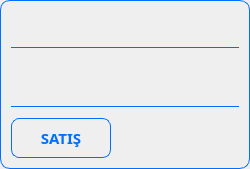
                   <widget class="QWidget" name="right_top_panel" native="true">
                    <property name="minimumSize">
                     <size>
                      <width>250</width>
                      <height>0</height>
                     </size>
                    </property>
                    <property name="styleSheet">
                     <string notr="true">border:1px solid #006EFF;
border-radius:10px;</string>
                    </property>
                    <layout class="QVBoxLayout" name="verticalLayout_6">
                     <item>
                      <layout class="QHBoxLayout" name="horizontalLayout_20">
                       <property name="spacing">
                        <number>6</number>
                       </property>
                       <property name="bottomMargin">
                        <number>0</number>
                       </property>
                       <item>
                        <widget class="QPushButton" name="button_choose_customer">
                         <property name="minimumSize">
                          <size>
                           <width>10</width>
                           <height>30</height>
                          </size>
                         </property>
                         <property name="maximumSize">
                          <size>
                           <width>40</width>
                           <height>30</height>
                          </size>
                         </property>
                         <property name="font">
                          <font>
                           <family>Sans Serif</family>
                           <pointsize>10</pointsize>
                           <weight>50</weight>
                           <bold>false</bold>
                          </font>
                         </property>
                         <property name="cursor">
                          <cursorShape>PointingHandCursor</cursorShape>
                         </property>
                         <property name="focusPolicy">
                          <enum>Qt::NoFocus</enum>
                         </property>
                         <property name="toolTip">
                          <string>Alıcı əlavə et - F3</string>
                         </property>
                         <property name="layoutDirection">
                          <enum>Qt::LeftToRight</enum>
                         </property>
                         <property name="autoFillBackground">
                          <bool>false</bool>
                         </property>
                         <property name="styleSheet">
                          <string notr="true">QPushButton{
	border:none;
}</string>
                         </property>
                         <property name="text">
                          <string/>
                         </property>
                         <property name="icon">
                          <iconset resource="resources.qrc">
                           <normaloff>:/icons/customer_blue.png</normaloff>:/icons/customer_blue.png</iconset>
                         </property>
                         <property name="iconSize">
                          <size>
                           <width>18</width>
                           <height>18</height>
                          </size>
                         </property>
                         <property name="shortcut">
                          <string>F3</string>
                         </property>
                         <property name="checkable">
                          <bool>true</bool>
                         </property>
                         <property name="autoExclusive">
                          <bool>true</bool>
                         </property>
                        </widget>
                       </item>
                       <item>
                        <layout class="QHBoxLayout" name="horizontalLayout_21">
                         <property name="spacing">
                          <number>1</number>
                         </property>
                         <property name="topMargin">
                          <number>0</number>
                         </property>
                         <property name="bottomMargin">
                          <number>0</number>
                         </property>
                         <item>
                          <widget class="QPushButton" name="button_clear_customer">
                           <property name="minimumSize">
                            <size>
                             <width>20</width>
                             <height>30</height>
                            </size>
                           </property>
                           <property name="maximumSize">
                            <size>
                             <width>20</width>
                             <height>30</height>
                            </size>
                           </property>
                           <property name="font">
                            <font>
                             <family>Sans Serif</family>
                             <pointsize>10</pointsize>
                             <weight>50</weight>
                             <bold>false</bold>
                            </font>
                           </property>
                           <property name="cursor">
                            <cursorShape>PointingHandCursor</cursorShape>
                           </property>
                           <property name="focusPolicy">
                            <enum>Qt::NoFocus</enum>
                           </property>
                           <property name="toolTip">
                            <string>Təmizlə - F4</string>
                           </property>
                           <property name="layoutDirection">
                            <enum>Qt::LeftToRight</enum>
                           </property>
                           <property name="autoFillBackground">
                            <bool>false</bool>
                           </property>
                           <property name="styleSheet">
                            <string notr="true">QPushButton{
	border:none;
	margin-left:5px;
}
</string>
                           </property>
                           <property name="text">
                            <string/>
                           </property>
                           <property name="icon">
                            <iconset resource="resources.qrc">
                             <normaloff>:/icons/cross.png</normaloff>:/icons/cross.png</iconset>
                           </property>
                           <property name="iconSize">
                            <size>
                             <width>14</width>
                             <height>14</height>
                            </size>
                           </property>
                           <property name="shortcut">
                            <string>F4</string>
                           </property>
                           <property name="checkable">
                            <bool>true</bool>
                           </property>
                           <property name="autoExclusive">
                            <bool>false</bool>
                           </property>
                          </widget>
                         </item>
                         <item>
                          <widget class="QLabel" name="label_customer_id">
                           <property name="maximumSize">
                            <size>
                             <width>5</width>
                             <height>12</height>
                            </size>
                           </property>
                           <property name="font">
                            <font>
                             <family>FreeSans</family>
                            </font>
                           </property>
                           <property name="focusPolicy">
                            <enum>Qt::NoFocus</enum>
                           </property>
                           <property name="styleSheet">
                            <string notr="true">color:transparent;
border:none;</string>
                           </property>
                           <property name="text">
                            <string/>
                           </property>
                          </widget>
                         </item>
                         <item>
                          <widget class="QLabel" name="label_customer">
                           <property name="font">
                            <font>
                             <family>Sans Serif</family>
                             <pointsize>10</pointsize>
                             <weight>50</weight>
                             <bold>false</bold>
                             <underline>false</underline>
                            </font>
                           </property>
                           <property name="focusPolicy">
                            <enum>Qt::NoFocus</enum>
                           </property>
                           <property name="styleSheet">
                            <string notr="true">border:none;</string>
                           </property>
                           <property name="text">
                            <string/>
                           </property>
                           <property name="wordWrap">
                            <bool>false</bool>
                           </property>
                          </widget>
                         </item>
                        </layout>
                       </item>
                       <item>
                        <spacer name="horizontalSpacer_26">
                         <property name="focusPolicy">
                          <enum>Qt::NoFocus</enum>
                         </property>
                         <property name="orientation">
                          <enum>Qt::Horizontal</enum>
                         </property>
                         <property name="sizeType">
                          <enum>QSizePolicy::Expanding</enum>
                         </property>
                         <property name="sizeHint" stdset="0">
                          <size>
                           <width>40</width>
                           <height>20</height>
                          </size>
                         </property>
                        </spacer>
                       </item>
                      </layout>
                     </item>
                     <item>
                      <widget class="Line" name="line_16">
                       <property name="maximumSize">
                        <size>
                         <width>16777215</width>
                         <height>1</height>
                        </size>
                       </property>
                       <property name="font">
                        <font>
                         <family>FreeSans</family>
                        </font>
                       </property>
                       <property name="focusPolicy">
                        <enum>Qt::NoFocus</enum>
                       </property>
                       <property name="styleSheet">
                        <string notr="true"/>
                       </property>
                       <property name="orientation">
                        <enum>Qt::Horizontal</enum>
                       </property>
                      </widget>
                     </item>
                     <item>
                      <layout class="QHBoxLayout" name="horizontalLayout_19">
                       <property name="topMargin">
                        <number>5</number>
                       </property>
                       <property name="bottomMargin">
                        <number>5</number>
                       </property>
                       <item>
                        <widget class="QLabel" name="label_total_sale_price">
                         <property name="maximumSize">
                          <size>
                           <width>16777215</width>
                           <height>16777215</height>
                          </size>
                         </property>
                         <property name="font">
                          <font>
                           <family>FreeSans</family>
                           <pointsize>25</pointsize>
                           <weight>75</weight>
                           <bold>true</bold>
                           <kerning>false</kerning>
                          </font>
                         </property>
                         <property name="focusPolicy">
                          <enum>Qt::NoFocus</enum>
                         </property>
                         <property name="styleSheet">
                          <string notr="true">border:none;
color:#006EFF;</string>
                         </property>
                         <property name="text">
                          <string/>
                         </property>
                        </widget>
                       </item>
                       <item>
                        <spacer name="horizontalSpacer_17">
                         <property name="font">
                          <font>
                           <family>FreeSans</family>
                          </font>
                         </property>
                         <property name="focusPolicy">
                          <enum>Qt::NoFocus</enum>
                         </property>
                         <property name="orientation">
                          <enum>Qt::Horizontal</enum>
                         </property>
                         <property name="sizeHint" stdset="0">
                          <size>
                           <width>40</width>
                           <height>20</height>
                          </size>
                         </property>
                        </spacer>
                       </item>
                      </layout>
                     </item>
                     <item>
                      <widget class="Line" name="line_17">
                       <property name="maximumSize">
                        <size>
                         <width>16777215</width>
                         <height>1</height>
                        </size>
                       </property>
                       <property name="font">
                        <font>
                         <family>FreeSans</family>
                        </font>
                       </property>
                       <property name="focusPolicy">
                        <enum>Qt::NoFocus</enum>
                       </property>
                       <property name="styleSheet">
                        <string notr="true"/>
                       </property>
                       <property name="orientation">
                        <enum>Qt::Horizontal</enum>
                       </property>
                      </widget>
                     </item>
                     <item>
                      <layout class="QHBoxLayout" name="horizontalLayout_5">
                       <property name="topMargin">
                        <number>5</number>
                       </property>
                       <item>
                        <widget class="QPushButton" name="button_sale">
                         <property name="minimumSize">
                          <size>
                           <width>100</width>
                           <height>40</height>
                          </size>
                         </property>
                         <property name="maximumSize">
                          <size>
                           <width>16777215</width>
                           <height>16777215</height>
                          </size>
                         </property>
                         <property name="font">
                          <font>
                           <family>Sans Serif</family>
                           <pointsize>11</pointsize>
                           <weight>75</weight>
                           <bold>true</bold>
                          </font>
                         </property>
                         <property name="cursor">
                          <cursorShape>PointingHandCursor</cursorShape>
                         </property>
                         <property name="focusPolicy">
                          <enum>Qt::NoFocus</enum>
                         </property>
                         <property name="toolTip">
                          <string>Satış et - F5</string>
                         </property>
                         <property name="layoutDirection">
                          <enum>Qt::LeftToRight</enum>
                         </property>
                         <property name="autoFillBackground">
                          <bool>false</bool>
                         </property>
                         <property name="styleSheet">
                          <string notr="true">QPushButton{
	color:#006EFF;
	padding:0 5px 0 5px;
	border:1px solid #006EFF;
	border-radius:8px;
}

QPushButton:hover {
    background-color:rgb(216, 216, 216); 
}

QPushButton:pressed {
    background-color: white; 
}</string>
                         </property>
                         <property name="text">
                          <string>SATIŞ</string>
                         </property>
                         <property name="icon">
                          <iconset resource="resources.qrc">
                           <normaloff>:/icons/cassa_blue.png</normaloff>:/icons/cassa_blue.png</iconset>
                         </property>
                         <property name="iconSize">
                          <size>
                           <width>20</width>
                           <height>20</height>
                          </size>
                         </property>
                         <property name="shortcut">
                          <string>F5</string>
                         </property>
                         <property name="checkable">
                          <bool>false</bool>
                         </property>
                         <property name="autoExclusive">
                          <bool>false</bool>
                         </property>
                         <property name="flat">
                          <bool>false</bool>
                         </property>
                        </widget>
                       </item>
                       <item>
                        <spacer name="horizontalSpacer_18">
                         <property name="font">
                          <font>
                           <family>FreeSans</family>
                          </font>
                         </property>
                         <property name="focusPolicy">
                          <enum>Qt::NoFocus</enum>
                         </property>
                         <property name="orientation">
                          <enum>Qt::Horizontal</enum>
                         </property>
                         <property name="sizeHint" stdset="0">
                          <size>
                           <width>40</width>
                           <height>20</height>
                          </size>
                         </property>
                        </spacer>
                       </item>
                      </layout>
                     </item>
                    </layout>
                   </widget>
